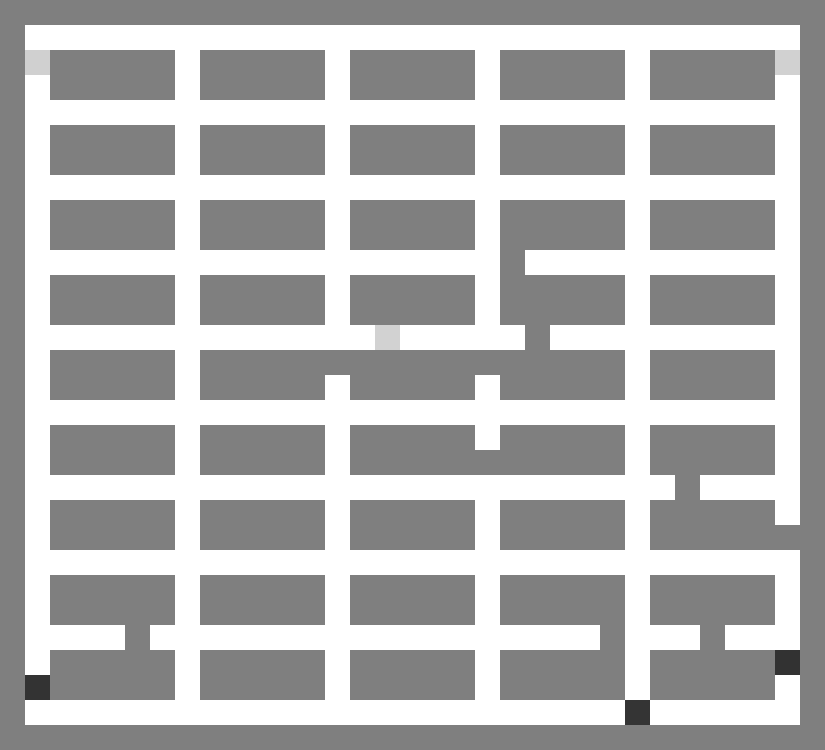
#> input picture maps_priori_test_new_3/img_0.png, 825 x 750 px; its folder holds only this picture in this run
$ python env.py
#> lines starting #> are read from the running program, lines starting #| are printed output that depends on the picture; after the words box and inside, x2 and y2 are one past the last pixel; in counts of white or black regions, pixels touching at a corner belong together
import copy
import os
import matplotlib.pyplot as plt
import numpy as np
from skimage import io
from skimage.measure import block_reduce
from copy import deepcopy
from node_manager import NodeManager
from node_manager_GroundTruth import NodeManager_GroundTruth
from node_manager_GT_for_reward import NodeManager_GroundTruth4reward
from sensor import update_map_sensor, make_belief_mask
from utils import *
import random
from parameter import *
from scipy.spatial.distance import pdist, squareform
from sklearn.cluster import DBSCAN
import pickle


class Env:
    def __init__(self, episode_index, n_agent=N_AGENTS, plot=False, test=False):
        self.episode_index = episode_index
        self.n_agent = n_agent
        self.plot = plot
        self.test = test
        self.prior_map_path = None
        self.gt_map_path = None
        self.priori_truth, start_cell, self.target_list, self.potential_start_cell = self.import_priori_map(
            episode_index)
        self.ground_truth = self.import_ground_truth(episode_index)
        self.ground_truth_size = np.shape(self.ground_truth)  # cell
        self.area_discovered = 0

        self.cell_size = CELL_SIZE  # meter
        self.sensor_range = SENSOR_RANGE  # meter
        # self.travel_dist = 0  # meter
        self.explored_rate = 0
        self.area_discovered_rate = 0
        self.target_position_list = []
        self.approximate_target_list = []
        # approximate target cell, will be deleted in the final version
        self.approximate_target_cell_list = []
        self.increase_mask = None
        self.flag = True
        self.finding_target = [0] * N_TARGET

        initial_coords = np.array([0.0, 0.0])  # meter
        self.belief_origin_x = -np.round(start_cell[0] * self.cell_size, 1)  # meter
        self.belief_origin_y = -np.round(start_cell[1] * self.cell_size, 1)  # meter

        self.robot_belief = copy.deepcopy(self.priori_truth)
        self.update_belief = np.ones(self.ground_truth_size) * 127
        self.belief_mask = np.ones(self.ground_truth_size) * 127
        self.belief_info = MapInfo(self.robot_belief, self.belief_origin_x, self.belief_origin_y, self.cell_size)
        self.update_belief_info = MapInfo(self.update_belief, self.belief_origin_x, self.belief_origin_y,
                                          self.cell_size)

        self.priori_truth_info = MapInfo(self.priori_truth, self.belief_origin_x, self.belief_origin_y, self.cell_size)
        self.node_manager = NodeManager([], plot=False)
        self.node_manager.update_priori_truth_graph(initial_coords, self.priori_truth_info)
        self.node_manager.update_all_current_graph(initial_coords, self.update_belief_info)

        self.ground_truth_info = MapInfo(self.ground_truth, self.belief_origin_x, self.belief_origin_y, self.cell_size)
        self.store_load_nodemanager(self.gt_map_path, initial_coords)

        self.ground_truth_node_coords, self.priori_node_coords = self.get_uniform_nodes()

        # get the start coords
        self.robot_locations = self.set_initial_location()
        # self.robot_locations = np.array([[0., 0.], [-4., 0.]])
        self.robot_cells = get_cell_position_from_coords(self.robot_locations, self.belief_info).reshape(-1, 2)
        for robot_cell in self.robot_cells:
            self.update_update_belief(robot_cell)
        self.update_robot_belief(self.robot_cells)

        # get the target coords
        for i in range(N_TARGET):
            target_cell = self.target_list[i]
            target_position = get_coords_from_cell_position(target_cell, self.priori_truth_info)
            self.target_position_list.append(target_position)
            approximate_target, approximate_cell = self.nearest_target_position(target_position)
            self.approximate_target_list.append(approximate_target)
            self.approximate_target_cell_list.append(approximate_cell)

        self.node_manager.update_target_list(np.array(self.approximate_target_list))

        self.delete_wrong_belief()
        self.old_belief_mask = deepcopy(self.belief_mask)
        self.old_update_belief = deepcopy(self.update_belief)

        self.Dijkstra_path_list_1 = []
        self.Dijkstra_path_list_2 = []
        self.curr_coverage_list = []
        self.update_Dijkstra_path()

        if self.plot:
            self.frame_files = []

    # [35 lines left out: function store_load_nodemanager, not called in this run]

    def import_priori_map(self, episode_index):
#> called with episode_index = 18
        if not self.test:
            map_dir = f'maps_priori'
        else:
            map_dir = f'maps_priori_test_new_3'
        map_list = os.listdir(map_dir)
        map_list.sort()
        map_index = episode_index % np.size(map_list)
        self.prior_map_path = map_dir + '/' + map_list[map_index]
        priori_info = (io.imread(self.prior_map_path, 1)).astype(int)
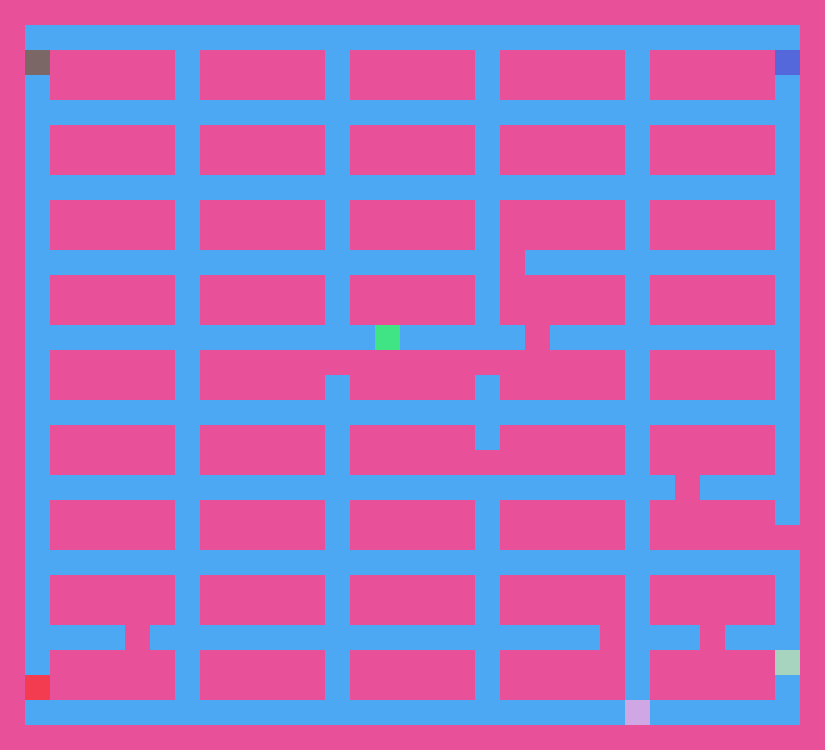
#> priori_info: shape (750, 825) int64; 8 distinct labels, from 50 to 255; one colour per label, 0 black

        priori_info = block_reduce(priori_info, 2, np.min)
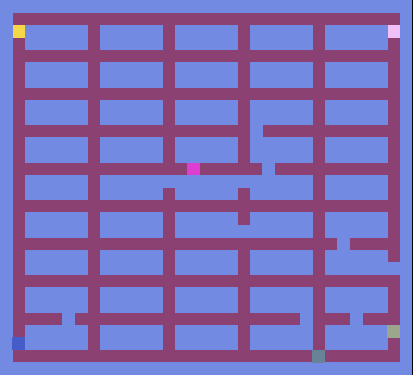
#> priori_info: shape (375, 413) int64; 9 distinct labels, from 0 to 255; one colour per label, 0 black

        potential_start_cell = []
        for i in range(N_AGENTS):
            if i == 0:
                robot_cell = np.array((np.nonzero(priori_info == 208 + i)))
                robot_cell = np.array([robot_cell[1, 10], robot_cell[0, 10]])
            else:
                potential_cell = np.nonzero(priori_info == 208 + i)
                potential_cell = np.array(list(zip(potential_cell[1], potential_cell[0])))
                potential_start_cell.append(potential_cell)
#> this loop made 3 passes
#> potential_cell on passes 2 to 3: 156 positions, rows 25 to 37, columns 388 to 399, 156 positions, rows 163 to 174, columns 187 to 199
#> robot_cell on pass 1: [23, 25]
#> after the loop, potential_start_cell = 2 items

        final_target = []
        for i in range(N_TARGET):
            target_cell = np.array((np.nonzero(priori_info == 50 + i)))
            target_cell = np.array([target_cell[1, 10], target_cell[0, 10]])
            final_target.append(target_cell)
#> this loop made 3 passes
#> target_cell on passes 1 to 3: [397, 325], [22, 337], [322, 350]
#> after the loop, final_target = [[397, 325], [22, 337], [322, 350]]

        priori_info = (priori_info > 150) | ((priori_info <= 80) & (priori_info >= 50))
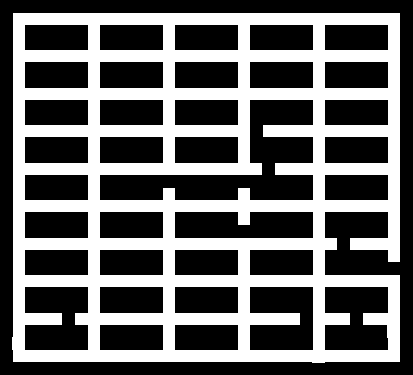
#> priori_info: shape (375, 413) bool; 39.6% white; 1 white region, box (x1, y1, x2, y2) and area: (12, 13, 400, 363) 61407
        priori_info = priori_info * 254 + 1
#> in __init__, `self.priori_truth, start_cell, self.target_list, self.potential_start_..`: start_cell = [23, 25]; self.target_list = [[397, 325], [22, 337], [322, 350]]; self.potential_start_cell = 2 items

        return priori_info, robot_cell, final_target, potential_start_cell

    def import_ground_truth(self, episode_index):
        if self.test:
            map_dir = f'maps_GT_test_new_3'
        else:
            map_dir = f'maps_GT'
#> (the run stopped early here; a loop or call above may not have finished)
